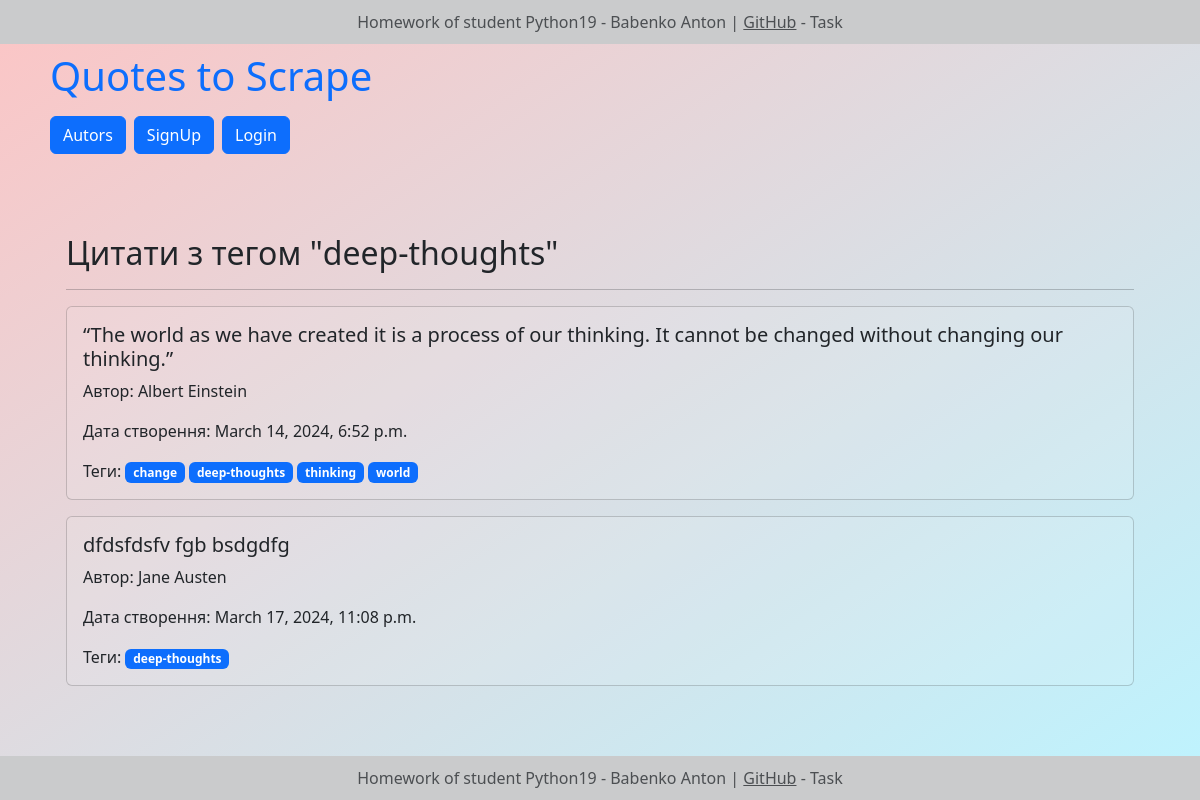
Before: /tag/deep-thoughts/ with the older database file.
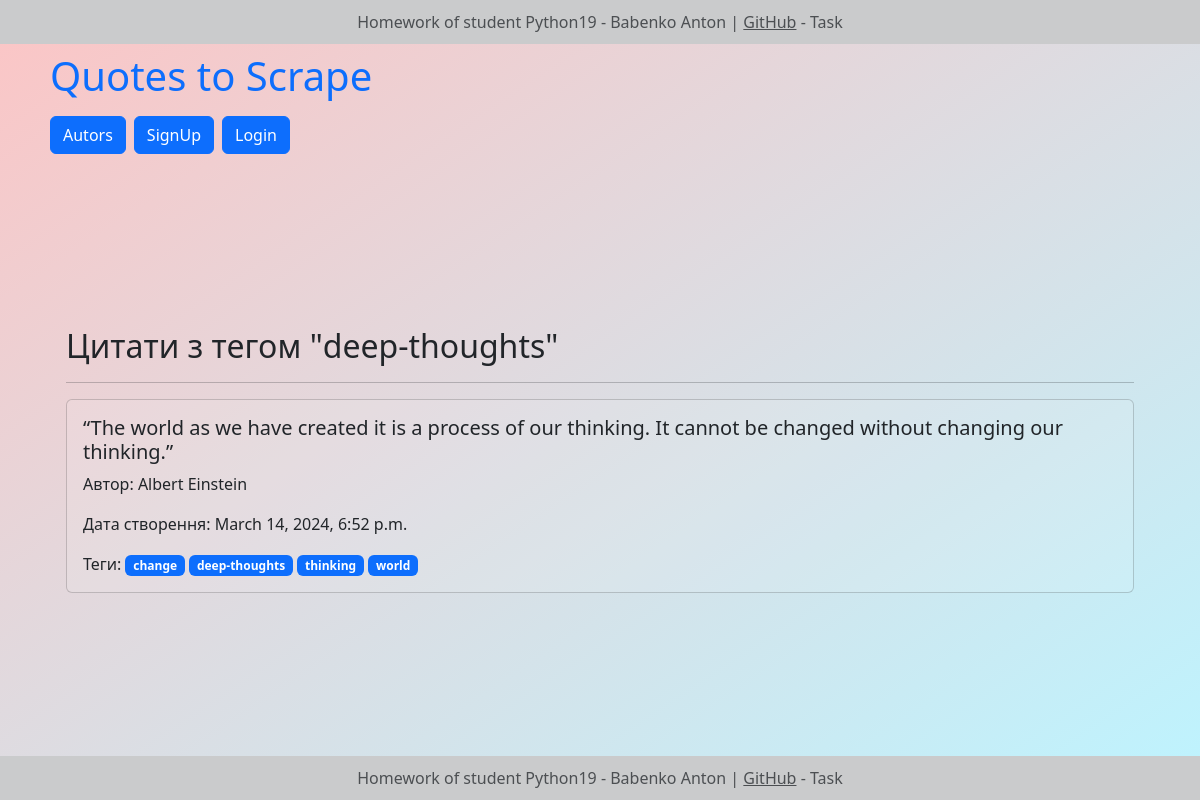
After: the same page with the newer database file.
### quotes/models.py (models this page shows, shortened)
class Quote(models.Model):
    quote = models.TextField()
    tags = models.ManyToManyField(Tag)
    author = models.ForeignKey(Author, on_delete=models.CASCADE, default=None, null=True)
    created_at = models.DateTimeField(auto_now_add=True)

class Author(models.Model):
    fullname = models.CharField(max_length=50)
    born_date = models.CharField(max_length=50)
    born_location = models.CharField(max_length=150)
    description = models.TextField()
    created_at = models.DateTimeField(auto_now_add=True)
    is_active = models.BooleanField(default=True)

class Tag(models.Model):
    name = models.CharField(max_length=30, null=False, unique=True)

### quotes/views.py (the view)
# urls.py: path('tag/<str:tag_name>/', views.tag_quotes, name='tag_quotes'),
def tag_quotes(request, tag_name):
    tag = Tag.objects.get(name=tag_name)
    quotes_with_tag = Quote.objects.filter(tags__name=tag_name)
    context = {
        'tag': tag,
        'quotes': quotes_with_tag,
    }
    return render(request, 'quotes/tag_quotes.html', context)

### templates/quotes/tag_quotes.html
{% extends '_layouts/base.html' %}
{% block content %}
<div class="container">
  <h2>Цитати з тегом "{{ tag.name }}"</h2>
  <hr>
  {% for quote in quotes %}
  <div class="card mb-3" style="background-color: rgba(255, 255, 255, 0.1);">
    <div class="card-body">
      <h5 class="card-title">{{ quote.quote }}</h5>
      <p class="card-text">Автор: {{ quote.author.fullname }}</p>
      <p class="card-text">Дата створення: {{ quote.created_at }}</p>
      <p class="card-text">Теги:
        {% for tag in quote.tags.all %}
        <span class="badge bg-primary">{{ tag.name }}</span>
        {% endfor %}
      </p>
    </div>
  </div>
  {% empty %}
  <p>Немає цитат з цим тегом.</p>
  {% endfor %}
</div>
{% endblock %}

Changed rows visible on the page:
removed Quote: quote "dfdsfdsfv fgb bsdgdfg", author.fullname "Jane Austen", created_at "March 17, 2024, 11:08 p.m.", Tag (name "deep-thoughts")
